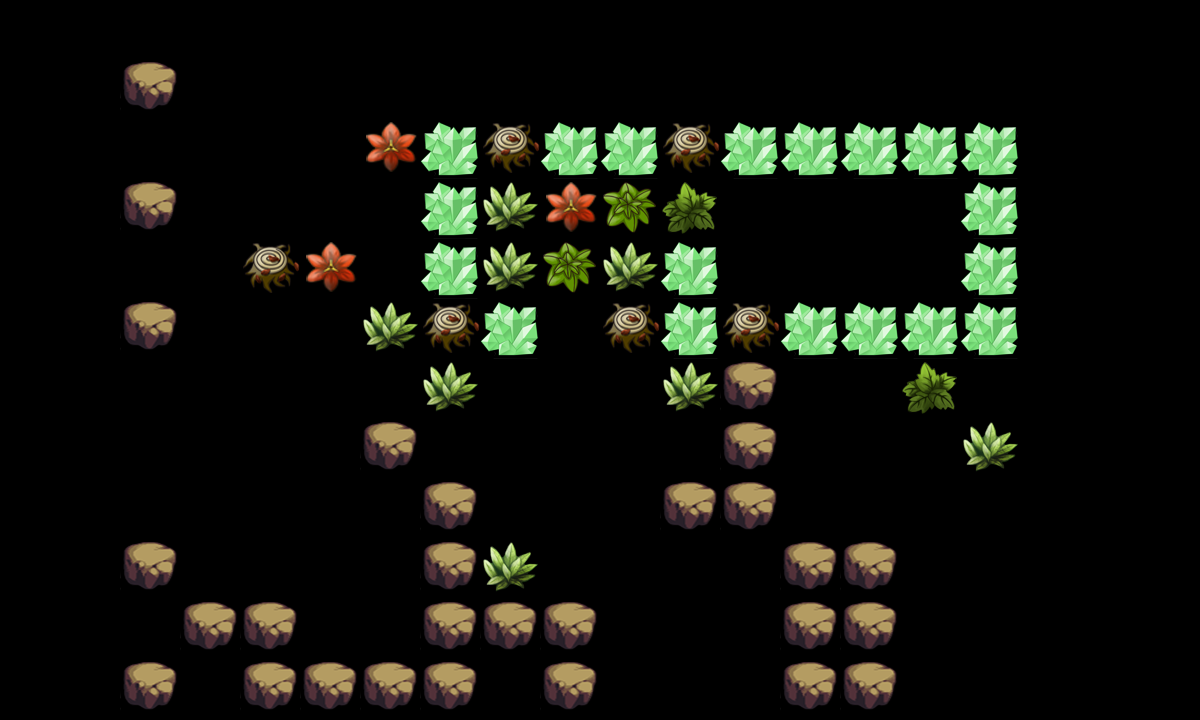

Below is a game level as drawn by its tile map, then a one-line description and the .tmx that defines it (tile-layer data replaced by summaries):
An orthogonal 20x12 tile map with 60x60 px tiles, 2 tile layers (canDes, cannotDes) and 13 objects (re1, tankpoint, re2, re3, re4, ...).

<map version="1.0" orientation="orthogonal" width="20" height="12" tilewidth="60" tileheight="60">
 <tileset firstgid="1" name="tmw_desert_spacing" tilewidth="60" tileheight="60">
  <image source="tmw_desert_spacing.png" width="480" height="300" />
  <tile id="30">
   <properties>
    <property name="canDes" value="1" />
   </properties>
  </tile>
 </tileset>
 <layer name="canDes" width="20" height="12">
  <data>[240 cells, 49 non-empty, 6 distinct tile ids]</data>
 </layer>
 <layer name="cannotDes" width="20" height="12">
  <data>[240 cells, 19 non-empty, 1 distinct tile ids]</data>
 </layer>
 <objectgroup name="spawnPoints" width="20" height="12">
  <object name="re1" x="840" y="420" width="60" height="60" />
  <object name="tankpoint" x="660" y="600" width="60" height="60" />
  <object name="re2" x="935" y="597" width="60" height="60" />
  <object name="re3" x="540" y="420" width="60" height="60" />
  <object name="re4" x="240" y="120" width="60" height="60" />
  <object name="re5" x="307" y="539" width="60" height="60" />
  <object name="re6" x="240" y="360" width="60" height="60" />
 </objectgroup>
 <objectgroup name="roadPoints" width="20" height="12" visible="0">
  <object name="p1" x="60" y="360" width="60" height="60" />
  <object name="p2" x="1080" y="360" width="60" height="60" />
 </objectgroup>
 <objectgroup name="bossPoint" width="20" height="12" visible="0">
  <object name="boss1" x="600" y="60" width="60" height="60" />
 </objectgroup>
 <objectgroup name="buildingPoint" width="20" height="12">
  <object name="building1" x="837" y="179" width="120" height="121" />
 </objectgroup>
 <objectgroup name="endPoint" width="20" height="12">
  <object name="endpoint" x="900" y="420" width="60" height="60" />
 </objectgroup>
 <objectgroup name="morePoint" width="20" height="12">
  <object name="morepoint" x="180" y="420" width="60" height="60" />
 </objectgroup>
</map>
